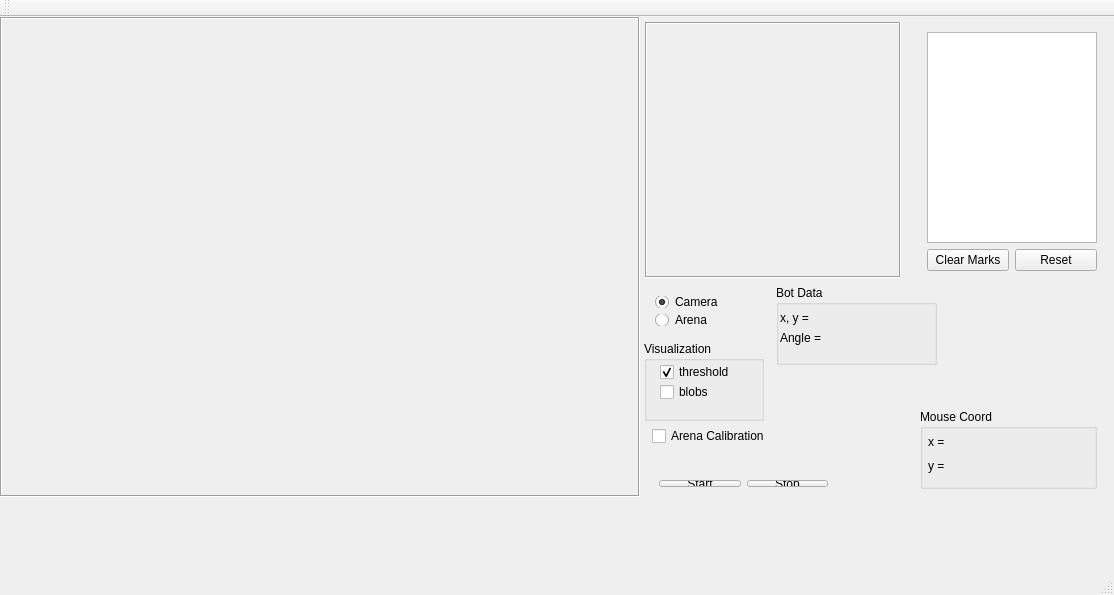
<?xml version="1.0" encoding="UTF-8"?>
<ui version="4.0">
 <class>MainWindow</class>
 <widget class="QMainWindow" name="MainWindow">
  <property name="geometry">
   <rect>
    <x>0</x>
    <y>0</y>
    <width>1114</width>
    <height>595</height>
   </rect>
  </property>
  <property name="mouseTracking">
   <bool>true</bool>
  </property>
  <property name="windowTitle">
   <string>MainWindow</string>
  </property>
  <widget class="QWidget" name="centralWidget">
   <widget class="CamLabel" name="imgLabel">
    <property name="geometry">
     <rect>
      <x>0</x>
      <y>0</y>
      <width>640</width>
      <height>480</height>
     </rect>
    </property>
    <property name="autoFillBackground">
     <bool>true</bool>
    </property>
    <property name="frameShape">
     <enum>QFrame::Box</enum>
    </property>
    <property name="frameShadow">
     <enum>QFrame::Sunken</enum>
    </property>
    <property name="text">
     <string/>
    </property>
   </widget>
   <widget class="YUVLabel" name="yuvLabel">
    <property name="geometry">
     <rect>
      <x>645</x>
      <y>5</y>
      <width>256</width>
      <height>256</height>
     </rect>
    </property>
    <property name="sizePolicy">
     <sizepolicy hsizetype="Fixed" vsizetype="Fixed">
      <horstretch>0</horstretch>
      <verstretch>0</verstretch>
     </sizepolicy>
    </property>
    <property name="mouseTracking">
     <bool>true</bool>
    </property>
    <property name="autoFillBackground">
     <bool>true</bool>
    </property>
    <property name="frameShape">
     <enum>QFrame::Box</enum>
    </property>
    <property name="frameShadow">
     <enum>QFrame::Sunken</enum>
    </property>
    <property name="text">
     <string/>
    </property>
   </widget>
   <widget class="QWidget" name="layoutWidget">
    <property name="geometry">
     <rect>
      <x>916</x>
      <y>4</y>
      <width>192</width>
      <height>261</height>
     </rect>
    </property>
    <layout class="QVBoxLayout" name="verticalLayout_2">
     <item>
      <widget class="QListWidget" name="listWidget"/>
     </item>
     <item>
      <layout class="QHBoxLayout" name="horizontalLayout">
       <item>
        <widget class="QPushButton" name="clearMarks">
         <property name="text">
          <string>Clear Marks</string>
         </property>
        </widget>
       </item>
       <item>
        <widget class="QPushButton" name="reset">
         <property name="text">
          <string>Reset</string>
         </property>
        </widget>
       </item>
      </layout>
     </item>
    </layout>
   </widget>
   <widget class="QLabel" name="fpsLabel">
    <property name="geometry">
     <rect>
      <x>8</x>
      <y>484</y>
      <width>66</width>
      <height>17</height>
     </rect>
    </property>
    <property name="autoFillBackground">
     <bool>true</bool>
    </property>
    <property name="text">
     <string/>
    </property>
   </widget>
   <widget class="QGroupBox" name="groupBox">
    <property name="geometry">
     <rect>
      <x>644</x>
      <y>324</y>
      <width>120</width>
      <height>80</height>
     </rect>
    </property>
    <property name="title">
     <string>Visualization</string>
    </property>
    <widget class="QCheckBox" name="thresh_checkbox">
     <property name="geometry">
      <rect>
       <x>16</x>
       <y>20</y>
       <width>97</width>
       <height>22</height>
      </rect>
     </property>
     <property name="text">
      <string>threshold</string>
     </property>
     <property name="checked">
      <bool>true</bool>
     </property>
    </widget>
    <widget class="QCheckBox" name="blobs_checkbox">
     <property name="geometry">
      <rect>
       <x>16</x>
       <y>40</y>
       <width>97</width>
       <height>22</height>
      </rect>
     </property>
     <property name="text">
      <string>blobs</string>
     </property>
    </widget>
   </widget>
   <widget class="QWidget" name="layoutWidget">
    <property name="geometry">
     <rect>
      <x>644</x>
      <y>268</y>
      <width>109</width>
      <height>52</height>
     </rect>
    </property>
    <layout class="QVBoxLayout" name="verticalLayout">
     <item>
      <widget class="QRadioButton" name="camRadio">
       <property name="autoFillBackground">
        <bool>true</bool>
       </property>
       <property name="text">
        <string>Camera</string>
       </property>
       <property name="checked">
        <bool>true</bool>
       </property>
      </widget>
     </item>
     <item>
      <widget class="QRadioButton" name="arenaRadio">
       <property name="autoFillBackground">
        <bool>true</bool>
       </property>
       <property name="text">
        <string>Arena</string>
       </property>
      </widget>
     </item>
    </layout>
   </widget>
   <widget class="QGroupBox" name="groupBox_2">
    <property name="geometry">
     <rect>
      <x>776</x>
      <y>268</y>
      <width>161</width>
      <height>80</height>
     </rect>
    </property>
    <property name="title">
     <string>Bot Data</string>
    </property>
    <widget class="QLabel" name="botPosLabel">
     <property name="geometry">
      <rect>
       <x>4</x>
       <y>24</y>
       <width>129</width>
       <height>17</height>
      </rect>
     </property>
     <property name="text">
      <string>x, y =</string>
     </property>
    </widget>
    <widget class="QLabel" name="botAngleLabel">
     <property name="geometry">
      <rect>
       <x>4</x>
       <y>44</y>
       <width>129</width>
       <height>17</height>
      </rect>
     </property>
     <property name="text">
      <string>Angle =</string>
     </property>
    </widget>
   </widget>
   <widget class="QWidget" name="layoutWidget">
    <property name="geometry">
     <rect>
      <x>648</x>
      <y>452</y>
      <width>191</width>
      <height>29</height>
     </rect>
    </property>
    <layout class="QHBoxLayout" name="horizontalLayout_2">
     <item>
      <widget class="QPushButton" name="startButton">
       <property name="text">
        <string>Start</string>
       </property>
      </widget>
     </item>
     <item>
      <widget class="QPushButton" name="stopButton">
       <property name="text">
        <string>Stop</string>
       </property>
      </widget>
     </item>
    </layout>
   </widget>
   <widget class="QCheckBox" name="arena_checkBox">
    <property name="geometry">
     <rect>
      <x>652</x>
      <y>408</y>
      <width>161</width>
      <height>22</height>
     </rect>
    </property>
    <property name="text">
     <string>Arena Calibration</string>
    </property>
   </widget>
   <widget class="QGroupBox" name="groupBox_3">
    <property name="geometry">
     <rect>
      <x>920</x>
      <y>392</y>
      <width>177</width>
      <height>80</height>
     </rect>
    </property>
    <property name="title">
     <string>Mouse Coord</string>
    </property>
    <widget class="QLabel" name="mouseXLabel">
     <property name="geometry">
      <rect>
       <x>8</x>
       <y>24</y>
       <width>66</width>
       <height>17</height>
      </rect>
     </property>
     <property name="text">
      <string>x = </string>
     </property>
    </widget>
    <widget class="QLabel" name="mouseYLabel">
     <property name="geometry">
      <rect>
       <x>8</x>
       <y>48</y>
       <width>66</width>
       <height>17</height>
      </rect>
     </property>
     <property name="text">
      <string>y = </string>
     </property>
    </widget>
   </widget>
  </widget>
  <widget class="QMenuBar" name="menuBar">
   <property name="geometry">
    <rect>
     <x>0</x>
     <y>0</y>
     <width>1114</width>
     <height>19</height>
    </rect>
   </property>
  </widget>
  <widget class="QToolBar" name="mainToolBar">
   <attribute name="toolBarArea">
    <enum>TopToolBarArea</enum>
   </attribute>
   <attribute name="toolBarBreak">
    <bool>false</bool>
   </attribute>
  </widget>
  <widget class="QStatusBar" name="statusBar"/>
 </widget>
 <layoutdefault spacing="6" margin="11"/>
 <customwidgets>
  <customwidget>
   <class>YUVLabel</class>
   <extends>QLabel</extends>
   <header location="global">yuvlabel.h</header>
  </customwidget>
  <customwidget>
   <class>CamLabel</class>
   <extends>QLabel</extends>
   <header location="global">camlabel.h</header>
  </customwidget>
 </customwidgets>
 <resources/>
 <connections/>
</ui>
